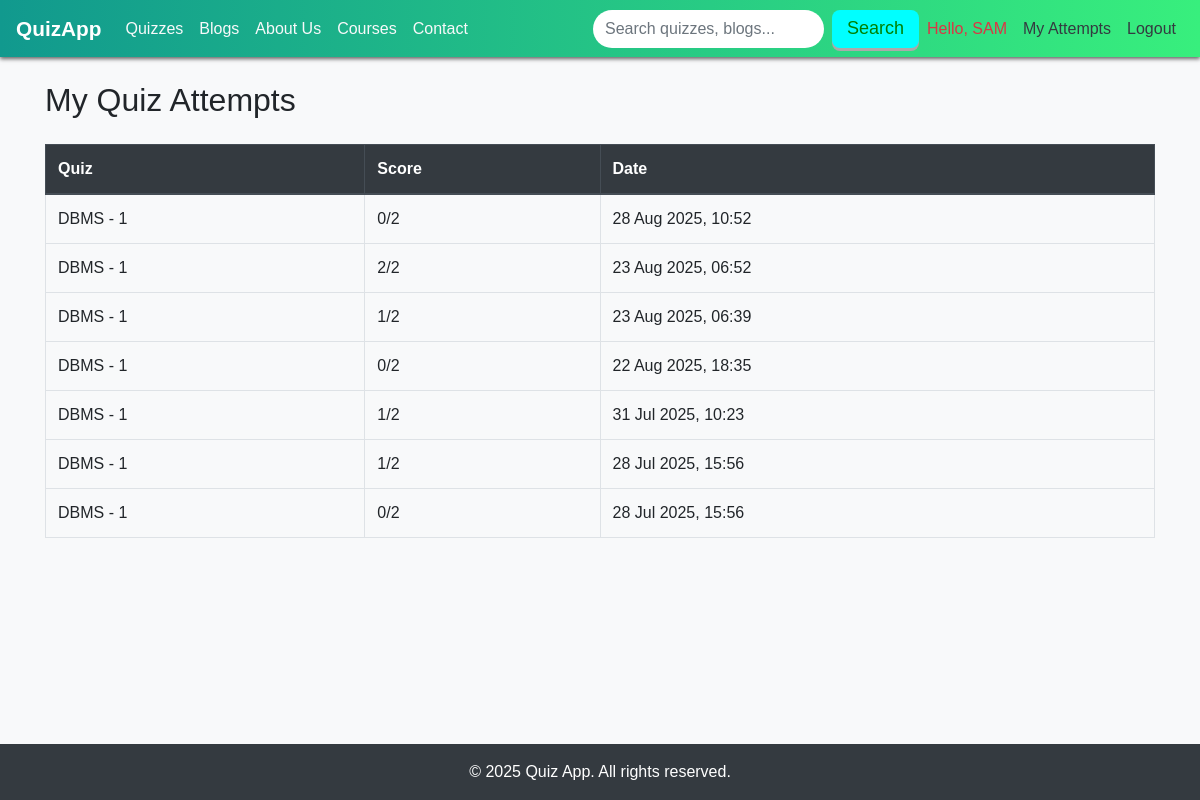
The app's page /my-attempts/ (signed in) with its own data.
### core/models.py (models this page shows, shortened)
class Attempt(models.Model):
    user = models.ForeignKey(User, on_delete=models.CASCADE)
    quiz = models.ForeignKey(Quiz, on_delete=models.CASCADE)
    score = models.IntegerField()
    total = models.IntegerField()
    completed_at = models.DateTimeField(auto_now_add=True)

class Quiz(models.Model):
    STATUS_CHOICES = (
        ('active', 'Active'),
        ('hold', 'Hold'),
        ('disabled', 'Disabled'),
    )
    title = models.CharField(max_length=200)
    category = models.ForeignKey(Category, on_delete=models.CASCADE)
    image = models.ImageField(upload_to='quiz_images/', null=True, blank=True)
    description = models.TextField(blank=True, null=True)
    is_paid = models.BooleanField(default=False)  # Free or Paid
    price = models.DecimalField(max_digits=6, decimal_places=2, default=0.00)  # Only used if paid
    status = models.CharField(max_length=20, choices=STATUS_CHOICES, default='active')
    created_at = models.DateTimeField(auto_now_add=True)

### core/views.py (the view)
# urls.py: path('my-attempts/', views.my_attempts, name='my_attempts'),
@login_required
def my_attempts(request):
    attempts = Attempt.objects.filter(user=request.user).order_by('-completed_at')
    return render(request, 'core/my_attempts.html', {'attempts': attempts})

### templates/core/my_attempts.html (shortened to what this page needs)
{% extends 'core/base.html' %}
{% block content %}
<h2 class="mb-4">My Quiz Attempts</h2>
{% if attempts %}
    <table class="table table-bordered">
        <thead class="thead-dark">
            <tr>
                <th>Quiz</th>
                <th>Score</th>
                <th>Date</th>
            </tr>
        </thead>
        <tbody>
            {% for attempt in attempts %}
            <tr>
                <td>{{ attempt.quiz.title }}</td>
                <td>{{ attempt.score }}/{{ attempt.total }}</td>
                <td>{{ attempt.completed_at|date:"d M Y, H:i" }}</td>
            </tr>
            {% endfor %}
        </tbody>
    </table>
{% else %}
    <p>You haven't attempted any quizzes yet.</p>
{% endif %}
{% endblock %}

### templates/core/base.html (shortened to what this page needs)
{% load static %}
<!DOCTYPE html>
<html lang="en">
<head>
    <link rel="stylesheet" href="https://stackpath.bootstrapcdn.com/bootstrap/4.5.2/css/bootstrap.min.css">
    <link rel="stylesheet" href="{% static 'css/style.css' %}">
    <link rel="stylesheet" href="{% static 'core/style.css' %}">
    <link rel="stylesheet" href="https://cdnjs.cloudflare.com/ajax/libs/animate.css/4.1.1/animate.min.css"/>
</head>
<body>
    <nav class="navbar navbar-expand-lg navbar-dark sticky-top custom-sticky-navbar nav_back">
        {% if not user.is_staff %}
            <a class="navbar-brand animate__animated animate__pulse animate__infinite" href="{% url 'home' %}">QuizApp</a>
        {% else %}
            <a class="navbar-brand" href="{% url 'admin_dashboard' %}">QuizApp</a>
        {% endif %}
        <div class="collapse navbar-collapse" id="navbarNavDropdown">
            <ul class="navbar-nav mr-auto">
                {% if user.is_authenticated and not user.is_staff %}
                    <li class="nav-item"><a class="nav-link text-light" href="{% url 'quiz_list' %}">Quizzes</a></li>
                    <li class="nav-item"><a class="nav-link text-light" href="{% url 'blog_list' %}">Blogs</a></li>
                    <li class="nav-item"><a class="nav-link text-light" href="{% url 'about' %}">About Us</a></li>
                    <li class="nav-item"><a class="nav-link text-light" href="{% url 'course' %}">Courses</a></li>
                    <li class="nav-item"><a class="nav-link text-light" href="{% url 'contact' %}">Contact</a></li>
                {% endif %}
            </ul>
            <form class="d-flex me-3" method="get" action="{% url 'search' %}">
                <input id="search_button" class="form-control me-2" type="search" name="q" placeholder="Search quizzes, blogs...">
                <button class="btn btn-info ml-2" id="search_btn" type="submit">Search</button>
            </form>
            <ul class="navbar-nav">
                {% if user.is_authenticated %}
                    <li class="nav-item">
                        <a class="nav-link text-danger" style="text-decoration:2px 2px 1px grey">Hello, {{ user.username|upper }}</a>
                    </li>
                    <li class="nav-item">
                        <a class="nav-link text-dark" href="{% url 'my_attempts' %}">My Attempts</a>
                    </li>
                    <li class="nav-item">
                        <a class="nav-link text-dark" href="{% url 'logout' %}">Logout</a>
                    </li>
                {% else %}
                    <li class="nav-item"><a class="nav-link text-dark" href="{% url 'login' %}">Login</a></li>
                    <li class="nav-item"><a class="nav-link text-dark" href="{% url 'register' %}">Register</a></li>
                {% endif %}
            </ul>
        </div>
      </nav>
    <div class="container mt-4 main-content">
        {% block content %}{% endblock %}
    </div>
    <footer class="bg-dark text-white text-center py-3 mt-5">
        &copy; 2025 Quiz App. All rights reserved.
    </footer>
</body>
</html>

### static/css/style.css (style rules this page uses)
body { font-family: 'Segoe UI', sans-serif; }
.custom-sticky-navbar { position: sticky; top: 0; z-index: 1020; box-shadow: 0 2px 4px rgba(0, 0, 0, 0.6); }
.nav_back { background: linear-gradient(90deg, #11998e 0%, #38ef7d 100%) !important; }
#search_button { border-radius: 20px; border:None; }
#search_btn { background-color:aqua; color: green; padding: 5px 15px; border: none; border-radius: 8px; font-size: 18px; cursor: pointer; outline: none; position: relative; box-shadow: 0 3px 0 #aaa; transition: all 0.1s ease-in-out; }

### static/core/style.css (style rules this page uses)
.navbar-brand { font-weight: bold; font-size: 1.3rem; }
html, body { height: 100%; margin: 0; display: flex; flex-direction: column; }
body { font-family: Arial, sans-serif; background-color: #f8f9fa; }
.main-content { flex: 1; }
footer { background-color: #343a40; color: white; padding: 1rem; text-align: center; }

### records on screen
Attempt: quiz "DBMS - 1", score "0", total "2", completed_at "28 Aug 2025, 10:52"
Attempt: quiz "DBMS - 1", score "2", total "2", completed_at "23 Aug 2025, 06:52"
Attempt: quiz "DBMS - 1", score "1", total "2", completed_at "23 Aug 2025, 06:39"
Attempt: quiz "DBMS - 1", score "0", total "2", completed_at "22 Aug 2025, 18:35"
Attempt: quiz "DBMS - 1", score "1", total "2", completed_at "31 Jul 2025, 10:23"
Attempt: quiz "DBMS - 1", score "1", total "2", completed_at "28 Jul 2025, 15:56"
Attempt: quiz "DBMS - 1", score "0", total "2", completed_at "28 Jul 2025, 15:56"

### other values on screen
{{ user.username|upper }} "SAM"
